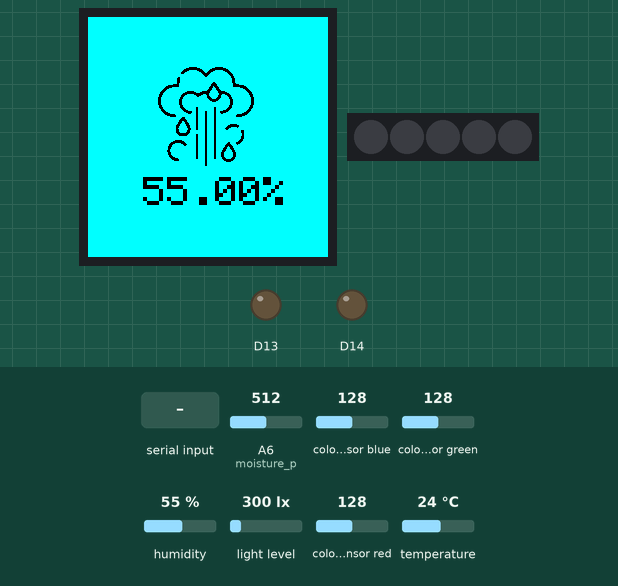
Recording of a sketch running on a simulated Arduino MKR. Parts: 240×240 colour display, 5 RGB LEDs in strip order, left to right, output pins drawn as LEDs (lit = HIGH). The inputs (shaded band) are chosen by the test bench; at power-on: colour sensor blue 128, A6 (moisture_p) = 512, colour sensor green 128, humidity 55 %, light level 300 lx, colour sensor red 128, temperature 24 °C. What the sketch prints to the serial monitor is not drawn.

Above: at 3.5 s.
3.6 s: "1" received over Serial
At 3.88 s:
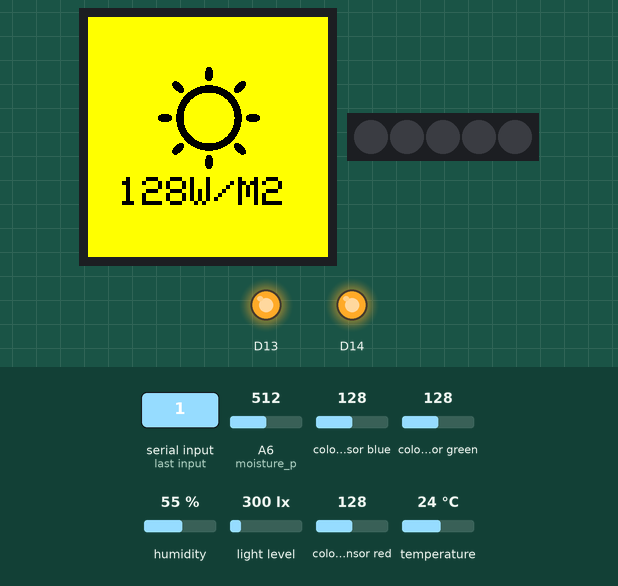
5.6 s: "2" received over Serial
At 6.06 s:
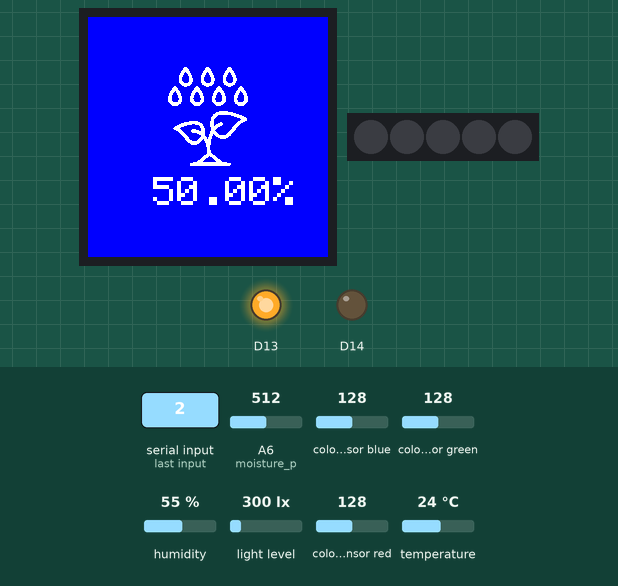
7.6 s: "3" received over Serial
At 8.05 s:
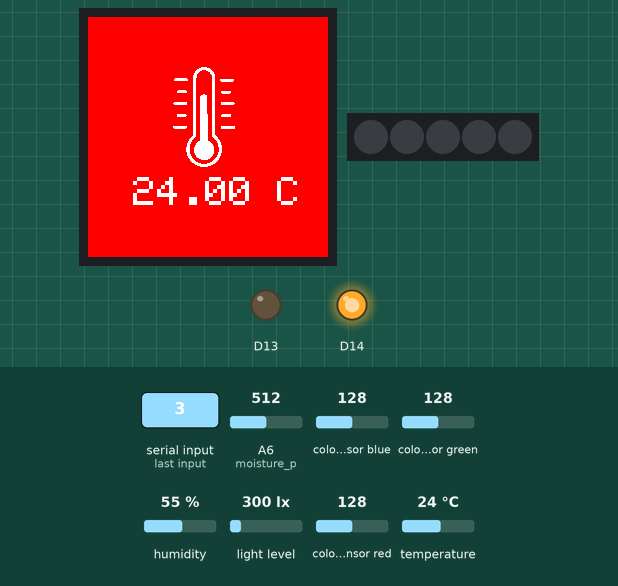
9.6 s: colour sensor blue set to 5
At 10.23 s:
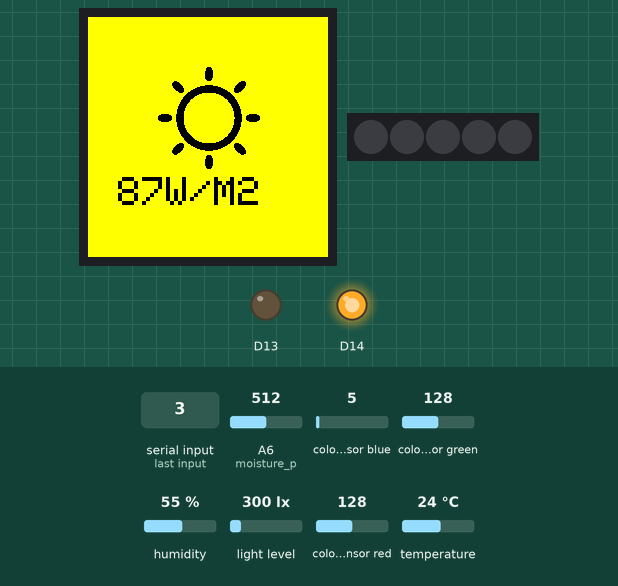
11.6 s: A6 (moisture_p) set to 716
At 12.41 s:
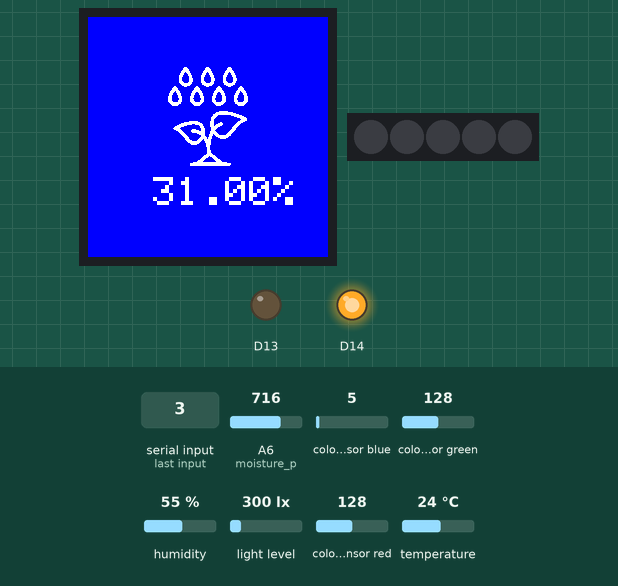
13.8 s: colour sensor green set to 5
At 14.2 s:
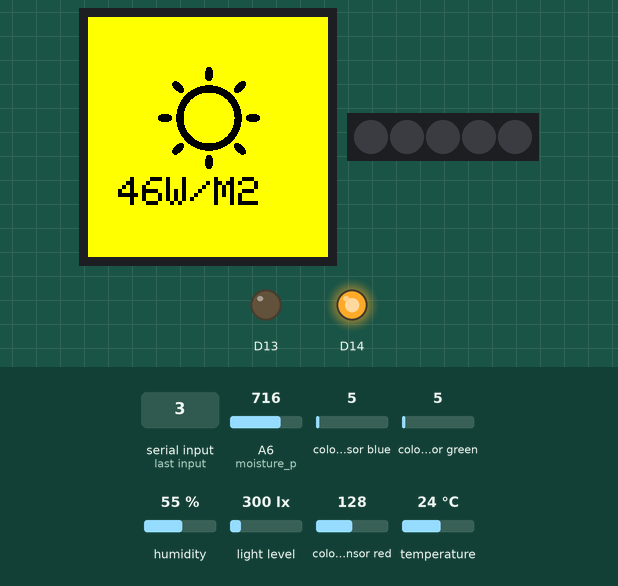
Timing chart, 0 to 16.6 s (numbered marks = the images above; inputs shaded):
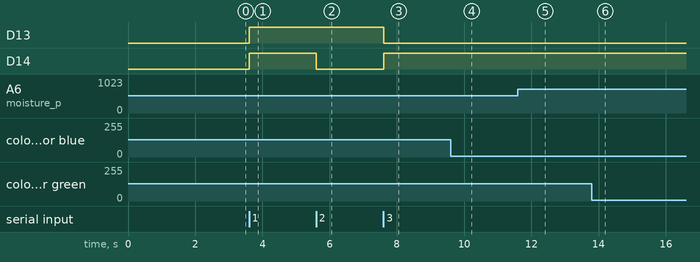

The sketch:

microcontroller.ino
```cpp
#include <Arduino_MKRIoTCarrier.h>
#include "Images.h"

MKRIoTCarrier carrier;

char byte_stream[2];
int byte_read;

int col_r;
int col_g;
int col_b;

float temperature = 0;
float humidity = 0;
int light = 0;
float moisture = 0;

//Pins
int moisture_p = A6;

//runtime
int count = 0;
int curr_display = -1;
const int rate = 100;

void set_display_mode(int mode){
  if (mode == curr_display){
    return;
  }

  switch (mode){
    case 0:
      carrier.display.setCursor(45, 160);
      carrier.display.setTextColor(ST77XX_WHITE);
      carrier.display.fillScreen(ST77XX_RED);
      carrier.display.drawBitmap(85, 50, thermometer, 62, 100, ST77XX_WHITE);
      carrier.display.print(String(temperature) + " C");
      break;

    case 1:
      carrier.display.setCursor(55, 160);
      carrier.display.setTextColor(ST77XX_BLACK);
      carrier.display.fillScreen(ST77XX_CYAN);
      carrier.display.drawBitmap(70, 50, cloud, 96, 99, ST77XX_BLACK);
      carrier.display.print(String(humidity) + "%");
      break;

    case 2:
      carrier.display.setCursor(65, 160);
      carrier.display.setTextColor(ST77XX_WHITE);
      carrier.display.fillScreen(ST77XX_BLUE);
      carrier.display.drawBitmap(80, 50, irrigation, 80, 99, ST77XX_WHITE);
      carrier.display.print(String(moisture) + "%");
      break;
    case 3:
      carrier.display.setCursor(30, 160);
      carrier.display.setTextColor(ST77XX_BLACK);
      carrier.display.fillScreen(ST77XX_YELLOW);
      carrier.display.drawBitmap(70, 50, sun, 102, 102, ST77XX_BLACK);
      carrier.display.print(String(light) + "W/M2");
      break;
  }

  curr_display = mode;
}

void setup() {
  carrier.withCase();
  carrier.begin();

  carrier.display.setTextSize(3);
  carrier.display.fillScreen(ST77XX_GREEN);
  carrier.display.setCursor(20, 140);
  carrier.display.drawBitmap(72, 50, leaf, 100, 100, 0xFFFF);
  carrier.display.print("Bienvenidos");
  delay(2000);

  carrier.display.fillScreen(ST77XX_BLACK);
  carrier.display.setTextSize(4);

  Serial.begin(9600);
  while (!Serial);
}

void loop() {
  // read all the sensor values
  while (!carrier.Light.colorAvailable()){
    delay(5);
  }
  carrier.Light.readColor(col_r, col_g, col_b);

  moisture = map(analogRead(moisture_p), 0, 1023, 100, 0);
  temperature = carrier.Env.readTemperature();
  humidity = carrier.Env.readHumidity();
  light = (col_r + col_g + col_b) / 3;

  //await instruction
  if (Serial.available() > 0){
    // read the incoming byte:
    byte_read = Serial.readBytes(byte_stream, 1);

    //
    switch (byte_stream[0]){
      case '0':
        // print each of the sensor values
        Serial.println(String(temperature) + "," + String(humidity) + "," + String(moisture) + ","  + String(light));
        break;

      //Open or close relays
      case '1':
        carrier.Relay1.close();
        carrier.Relay2.close();
        Serial.println("00");
        break;
      case '2':
        carrier.Relay1.open();
        carrier.Relay2.close();
        Serial.println("10");
        break;
      case '3':
        carrier.Relay1.close();
        carrier.Relay2.open();
        Serial.println("01");
        break;
      case '4':
        carrier.Relay1.open();
        carrier.Relay2.open();
        Serial.println("11");
        break;
    }
  }

  //Avoid freezing by counting loops
  set_display_mode(floor(count / 100));
  if (count >= rate * 4){
    count = 0;
  }
  count +=1;
}
```

Source omitted: Images.h (data table, 34893 bytes)

Measured:
- after the input at 3.6 s, D13, D14: LOW → HIGH at once
- after the input at 5.6 s, D14: HIGH → LOW at once
- after the input at 7.6 s, D13: HIGH → LOW at once; D14: LOW → HIGH at once
